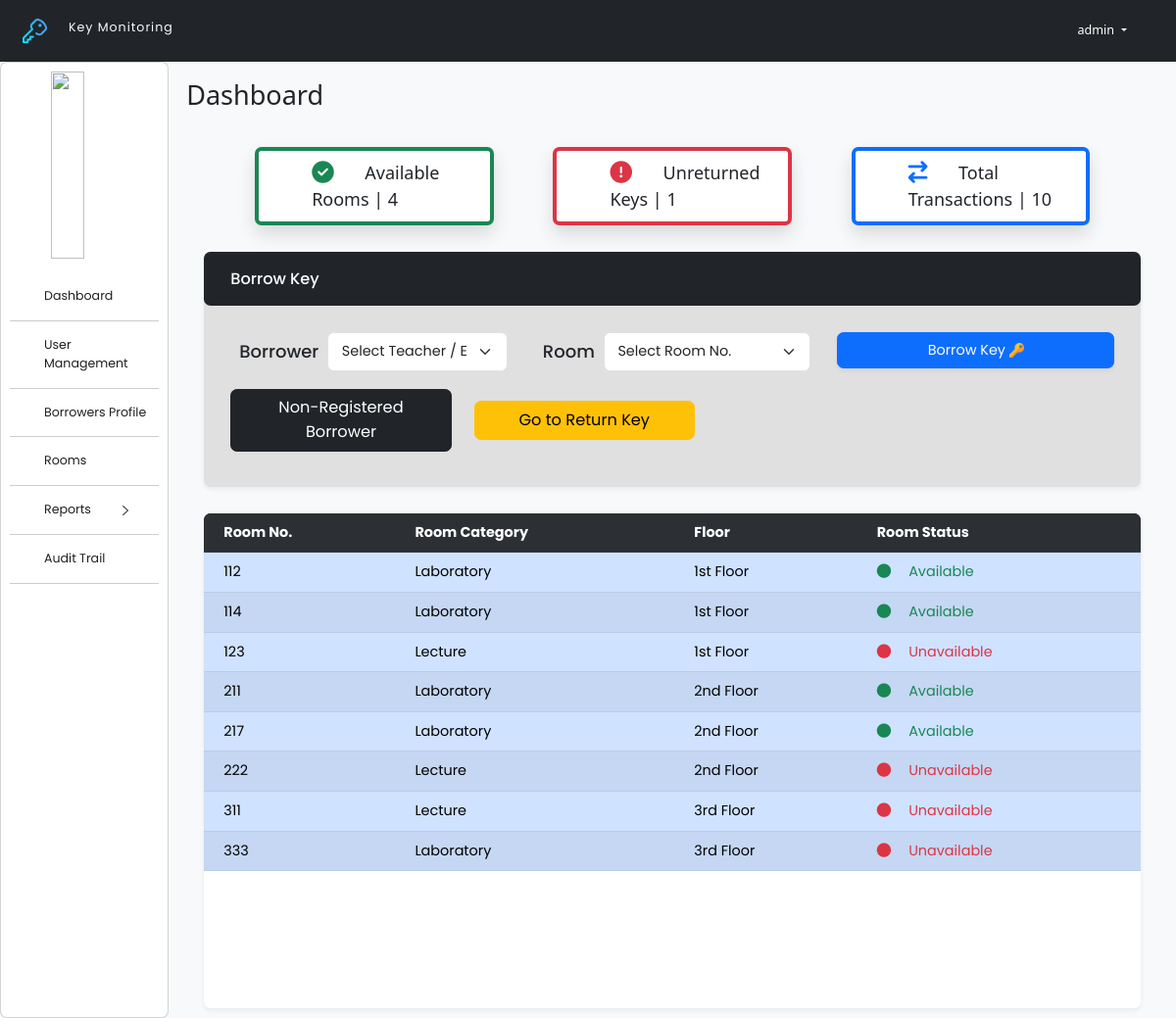
Page /main.php (signed in) on the earlier database version.
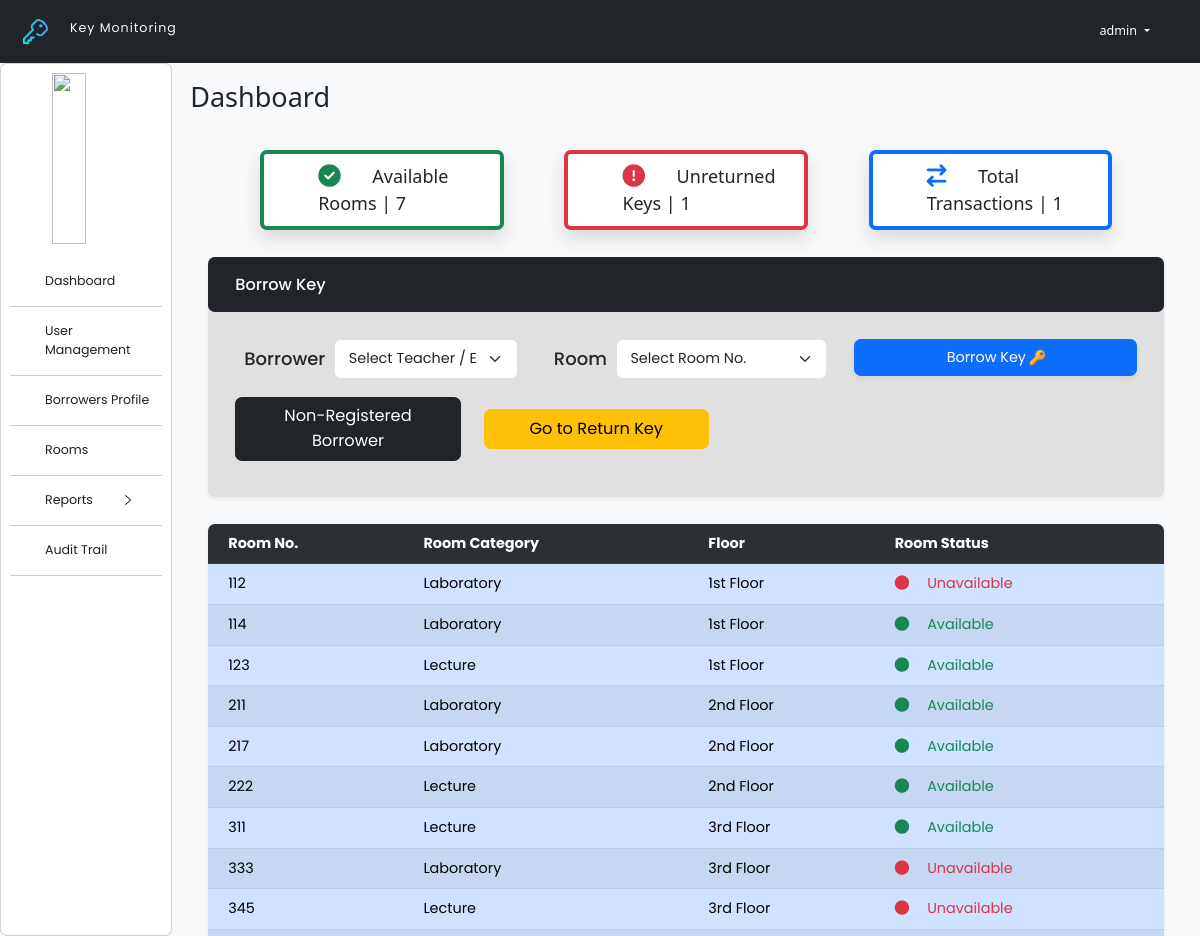
Same page on the later database version.
### tables this page shows
CREATE TABLE `room_tbl` (
  `room_no` varchar(45) NOT NULL,
  `room_category` varchar(45) NOT NULL,
  `floor` varchar(20) NOT NULL,
  `room_status` varchar(35) NOT NULL
);

### dashboard/dashboard.php (shortened to what this page needs)
<div class="main-dashboard h-100 w-100 bg-light mt-4 p-2 overflow-y-auto">
    <?php
        $ar = "SELECT * FROM room_tbl WHERE room_status = 'Available'";
        $uk = "SELECT * FROM transaction_tbl WHERE transaction_status = 'borrowed'";
        $tt = "SELECT * FROM transaction_tbl";
        $arRes = mysqli_num_rows(mysqli_query($conn, $ar));
        $ukRes = mysqli_num_rows(mysqli_query($conn, $uk));
        $ttRes = mysqli_num_rows(mysqli_query($conn, $tt));
    ?>
    <div class="cards w-100 d-flex justify-content-evenly">
        <div class="shadow rounded border border-4 border-success w-25 ps-5 py-2 bg-white"><i class="fa fa-check-circle fa-lg text-success me-4"></i> Available Rooms | <?php echo $arRes; ?></div>
        <div class="shadow rounded border border-4 border-danger w-25 ps-5 py-2 bg-white"><i class="fa fa-exclamation-circle fa-lg text-danger me-4"></i> Unreturned Keys | <?php echo $ukRes; ?></div>
        <div class="shadow rounded border border-4 border-primary w-25 ps-5 py-2 bg-white"><i class="fa-solid fa-lg fa-arrow-right-arrow-left text-primary me-4"></i> Total Transactions | <?php echo $ttRes; ?></div>
    </div>
    <div class="transaction w-100 h-75 rounded mt-3 p-2">
        <div class="borrowform rounded shadow-sm w-100" style="font-family: 'Poppins'; background-color:  #e0e0e0;" id="registeredTransaction">
            <h6 class="bg-dark rounded ps-4 py-3" style="font-size: 0.9em; color: white;">Borrow Key</h6>
            <form class="px-4 py-3" method="post">
                    <div class="borrowform row">
                        <div class="col d-flex">
                            <h6 class="m-2">Borrower</h6>
                            <select name="borrowerNo" class="form-select" aria-label="Default select example">
                                <option value="false" selected>Select Teacher / Employee No.</option>
                            </select>
                        </div>
                        <div class="col d-flex">
                            <h6 class="m-2">Room</h6>
                            <select name="roomNo" class="form-select" aria-label="Default select example">
                                <option value="false" selected>Select Room No.</option>
                            </select>
                        </div>
                        <div class="col">
                            <button type="submit" name="borrowSubmit" class="btn btn-primary shadow-sm w-100">Borrow Key <img src="assets/images/key3.png" width="15" height='15'></button>
                        </div>
                    </div>
                    <a class="btn btn-dark w-25 my-3" style="font-size: 0.9rem;" data-bs-toggle="collapse" href="#nonRegTransaction" role="button" aria-expanded="false" aria-controls="nonRegTransaction">Non-Registered Borrower</a>
                    <a href="dashboard/returnkey.php" class="btn btn-warning w-25 mx-3" style="font-size: 0.9rem;">Go to Return Key</a>
            </form>
        </div>
    <div class="room_table h-75 w-100 mx-auto bg-white rounded shadow-sm mt-4 overflow-scroll">
        <table class="table rounded table-primary table-striped">
            <tr class="table-dark position-sticky top-0">
                <th>Room No.</th>
                <th>Room Category</th>
                <th>Floor</th>
                <th>Room Status</th>
            </tr>
                <?php
                    require('connection.php');
                    $sqlroom = "SELECT * FROM room_tbl ORDER BY room_no";
                    $result = mysqli_query($conn, $sqlroom);
                    while($res = mysqli_fetch_assoc($result)) {
                        echo "<tr><td>" . $res['room_no'] . "</td>";
                        echo "<td>" . $res['room_category'] . "</td>";
                        echo "<td>" . $res['floor'] . " Floor </td>";
                        if($res['room_status'] == 'Available') {
                            echo "<td class='text-success'><i class='fa-solid fa-circle me-3'></i>" . $res['room_status'] . "</td></tr>";
                        } else {
                            echo "<td class='text-danger'><i class='fa-solid fa-circle me-3'></i>" . $res['room_status'] . "</td></tr>";
                        }
                    }
                ?>
        </table>
    </div>
    </div>
</div>

Differences in the rows shown:
changed room_tbl "112": room_status "Available" → "Unavailable"
changed room_tbl "123": room_status "Unavailable" → "Available"
changed room_tbl "222": room_status "Unavailable" → "Available"
changed room_tbl "311": room_status "Unavailable" → "Available"
added room_tbl: room_no "345", room_category "Lecture", floor "3rd", room_status "Unavailable"
Other differences:
$arRes: "4" → "7"
$ttRes: "10" → "1"
